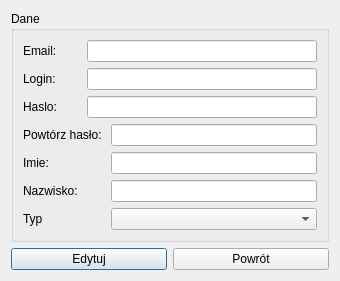
<?xml version="1.0" encoding="UTF-8"?>
<ui version="4.0">
 <class>Okno_edycjaKontaUzytkownika</class>
 <widget class="QDialog" name="Okno_edycjaKontaUzytkownika">
  <property name="geometry">
   <rect>
    <x>0</x>
    <y>0</y>
    <width>340</width>
    <height>234</height>
   </rect>
  </property>
  <property name="windowTitle">
   <string>Edycja konta użytkownika</string>
  </property>
  <layout class="QVBoxLayout" name="verticalLayout">
   <item>
    <widget class="QGroupBox" name="groupBox">
     <property name="title">
      <string>Dane</string>
     </property>
     <layout class="QGridLayout" name="gridLayout">
      <item row="3" column="0" colspan="2">
       <widget class="QLabel" name="label_4">
        <property name="text">
         <string>Powtórz hasło: </string>
        </property>
       </widget>
      </item>
      <item row="1" column="0">
       <widget class="QLabel" name="label_2">
        <property name="text">
         <string>Login: </string>
        </property>
       </widget>
      </item>
      <item row="2" column="1" colspan="2">
       <widget class="QLineEdit" name="haslo1"/>
      </item>
      <item row="0" column="0">
       <widget class="QLabel" name="label">
        <property name="text">
         <string>Email: </string>
        </property>
       </widget>
      </item>
      <item row="4" column="0">
       <widget class="QLabel" name="label_6">
        <property name="text">
         <string>Imie: </string>
        </property>
       </widget>
      </item>
      <item row="6" column="2">
       <widget class="QComboBox" name="comboBox"/>
      </item>
      <item row="5" column="0">
       <widget class="QLabel" name="label_7">
        <property name="text">
         <string>Nazwisko: </string>
        </property>
       </widget>
      </item>
      <item row="0" column="1" colspan="2">
       <widget class="QLineEdit" name="email"/>
      </item>
      <item row="3" column="2">
       <widget class="QLineEdit" name="haslo2"/>
      </item>
      <item row="1" column="1" colspan="2">
       <widget class="QLineEdit" name="login"/>
      </item>
      <item row="6" column="0">
       <widget class="QLabel" name="label_5">
        <property name="text">
         <string>Typ</string>
        </property>
       </widget>
      </item>
      <item row="2" column="0">
       <widget class="QLabel" name="label_3">
        <property name="text">
         <string>Haslo: </string>
        </property>
       </widget>
      </item>
      <item row="4" column="2">
       <widget class="QLineEdit" name="imie"/>
      </item>
      <item row="5" column="2">
       <widget class="QLineEdit" name="nazwisko"/>
      </item>
     </layout>
    </widget>
   </item>
   <item>
    <layout class="QHBoxLayout" name="horizontalLayout">
     <item>
      <widget class="QPushButton" name="button_edytuj">
       <property name="text">
        <string>Edytuj</string>
       </property>
      </widget>
     </item>
     <item>
      <widget class="QPushButton" name="pushButton_2">
       <property name="text">
        <string>Powrót</string>
       </property>
      </widget>
     </item>
    </layout>
   </item>
  </layout>
 </widget>
 <resources/>
 <connections/>
</ui>
